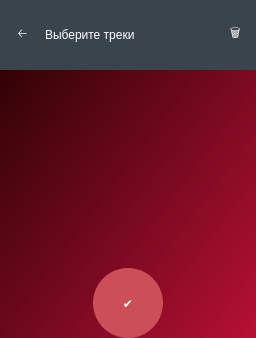
      <widget class="QWidget" name="page_10">
       <layout class="QVBoxLayout" name="verticalLayout_22">
        <property name="spacing">
         <number>0</number>
        </property>
        <property name="leftMargin">
         <number>0</number>
        </property>
        <property name="topMargin">
         <number>0</number>
        </property>
        <property name="rightMargin">
         <number>0</number>
        </property>
        <property name="bottomMargin">
         <number>0</number>
        </property>
        <item>
         <widget class="QWidget" name="widget_5" native="true">
          <property name="styleSheet">
           <string notr="true">background-color: qlineargradient(spread:pad, x1:0, y1:0, x2:1, y2:1, stop:0 rgba(34, 1, 0, 255), stop:1 rgba(182, 16, 53, 255));</string>
          </property>
          <layout class="QVBoxLayout" name="verticalLayout_19">
           <property name="spacing">
            <number>1</number>
           </property>
           <property name="leftMargin">
            <number>0</number>
           </property>
           <property name="topMargin">
            <number>0</number>
           </property>
           <property name="rightMargin">
            <number>0</number>
           </property>
           <property name="bottomMargin">
            <number>0</number>
           </property>
           <item>
            <layout class="QVBoxLayout" name="verticalLayout_20" stretch="1,0,0">
             <property name="spacing">
              <number>3</number>
             </property>
             <item>
              <widget class="QWidget" name="widget_6" native="true">
               <property name="sizePolicy">
                <sizepolicy hsizetype="Preferred" vsizetype="Fixed">
                 <horstretch>0</horstretch>
                 <verstretch>0</verstretch>
                </sizepolicy>
               </property>
               <property name="minimumSize">
                <size>
                 <width>0</width>
                 <height>70</height>
                </size>
               </property>
               <property name="styleSheet">
                <string notr="true">background-color: rgb(58, 68, 76);
border: none;</string>
               </property>
               <layout class="QHBoxLayout" name="horizontalLayout_4">
                <property name="spacing">
                 <number>0</number>
                </property>
                <property name="leftMargin">
                 <number>0</number>
                </property>
                <property name="topMargin">
                 <number>0</number>
                </property>
                <property name="rightMargin">
                 <number>0</number>
                </property>
                <property name="bottomMargin">
                 <number>0</number>
                </property>
                <item>
                 <layout class="QHBoxLayout" name="horizontalLayout_7" stretch="1,7,0">
                  <property name="spacing">
                   <number>10</number>
                  </property>
                  <property name="leftMargin">
                   <number>10</number>
                  </property>
                  <property name="topMargin">
                   <number>0</number>
                  </property>
                  <property name="rightMargin">
                   <number>15</number>
                  </property>
                  <property name="bottomMargin">
                   <number>0</number>
                  </property>
                  <item>
                   <widget class="QPushButton" name="TrackToAddBack">
                    <property name="styleSheet">
                     <string notr="true">border: none;
font: 63 26pt &quot;Segoe UI Semibold&quot;;
color: rgb(255, 255, 255);
background-color: rgba(255, 255, 255, 0);</string>
                    </property>
                    <property name="text">
                     <string>🡠</string>
                    </property>
                   </widget>
                  </item>
                  <item>
                   <widget class="QLabel" name="label_3">
                    <property name="styleSheet">
                     <string notr="true">QLabel{
	border: none;
	font: 63 16pt &quot;Segoe UI Semibold&quot;;
	color: rgb(255, 255, 255);
background-color: rgba(255, 255, 255, 0);
}</string>
                    </property>
                    <property name="text">
                     <string>Выберите треки</string>
                    </property>
                   </widget>
                  </item>
                  <item>
                   <widget class="QPushButton" name="ClearTracksSelection">
                    <property name="styleSheet">
                     <string notr="true">border: none;
font: 63 24pt &quot;Segoe UI Semibold&quot;;
color: rgb(255, 255, 255);
background-color: rgba(255, 255, 255, 0);</string>
                    </property>
                    <property name="text">
                     <string>🗑️</string>
                    </property>
                   </widget>
                  </item>
                 </layout>
                </item>
               </layout>
              </widget>
             </item>
             <item>
              <widget class="QListWidget" name="TracksToAdd">
               <property name="styleSheet">
                <string notr="true">QListWidget {
    show-decoration-selected: 1;
	border: none;
	background-color: rgba(255, 255, 255, 0);
}

QListWidget::item:alternate {
	background-color: rgba(255, 255, 255, 0);
	border: none;
}

QListWidget::item:selected {
	background-color: rgba(255, 255, 255, 40);
	border: none;
}

QListWidget::item:hover {
	background-color: rgba(255, 255, 255, 20);
	border: none;
}

QScrollBar:vertical {
    border: none;
	background-color: rgb(148, 13, 41);
    width: 7px;
    margin: 0px 0 0 0;
	value:10
}

QScrollBar::handle:vertical {
	background-color: rgb(173, 68, 74);
    min-height: 5px;
    max-height: 6px;
    border-radius: 3px;
    border: none;
}

QScrollBar::add-line:vertical {
    border: none;
	background-color: rgba(255, 255, 255, 0);
    height: 20px;
    subcontrol-position: bottom;
    subcontrol-origin: margin;
}

QScrollBar::sub-line:vertical {
    border: none;
	background-color: rgba(255, 255, 255, 0);
    height: 20px;
    subcontrol-position: top;
    subcontrol-origin: margin;
}

QScrollBar::add-page:vertical, QScrollBar::sub-page:vertical {
    background: none;
    border: none;
}

QScrollBar:horizontal {
    border: none;
	color: rgba(255, 255, 255, 0);
	background-color: rgba(255, 255, 255, 0);
    width: 0px;
	value:0
}

QScrollBar::handle:horizontal {
	background-color: rgba(255, 255, 255, 0);
    border: none;
}

QScrollBar::add-line:horizontal {
    border: none;
	background-color: rgba(255, 255, 255, 0);
    height: 0px;
}

QScrollBar::sub-line:horizontal {
    border: none;
	background-color: rgba(255, 255, 255, 0);
    height: 0px;
}

QScrollBar::add-page:horizontal, QScrollBar::sub-page:horizontal {
    background: none;
    border: none;
}</string>
               </property>
              </widget>
             </item>
             <item>
              <layout class="QHBoxLayout" name="horizontalLayout_13">
               <item>
                <widget class="QPushButton" name="AddSelectedTracksToPlaylistButton">
                 <property name="sizePolicy">
                  <sizepolicy hsizetype="Fixed" vsizetype="Fixed">
                   <horstretch>0</horstretch>
                   <verstretch>0</verstretch>
                  </sizepolicy>
                 </property>
                 <property name="minimumSize">
                  <size>
                   <width>70</width>
                   <height>70</height>
                  </size>
                 </property>
                 <property name="styleSheet">
                  <string notr="true">color: rgb(255, 255, 255);
background-color: rgb(202, 79, 87);
border-radius: 35px;
font: 25pt &quot;MS Gothic&quot;;
</string>
                 </property>
                 <property name="text">
                  <string>✔</string>
                 </property>
                </widget>
               </item>
              </layout>
             </item>
            </layout>
           </item>
          </layout>
         </widget>
        </item>
       </layout>
      </widget>
